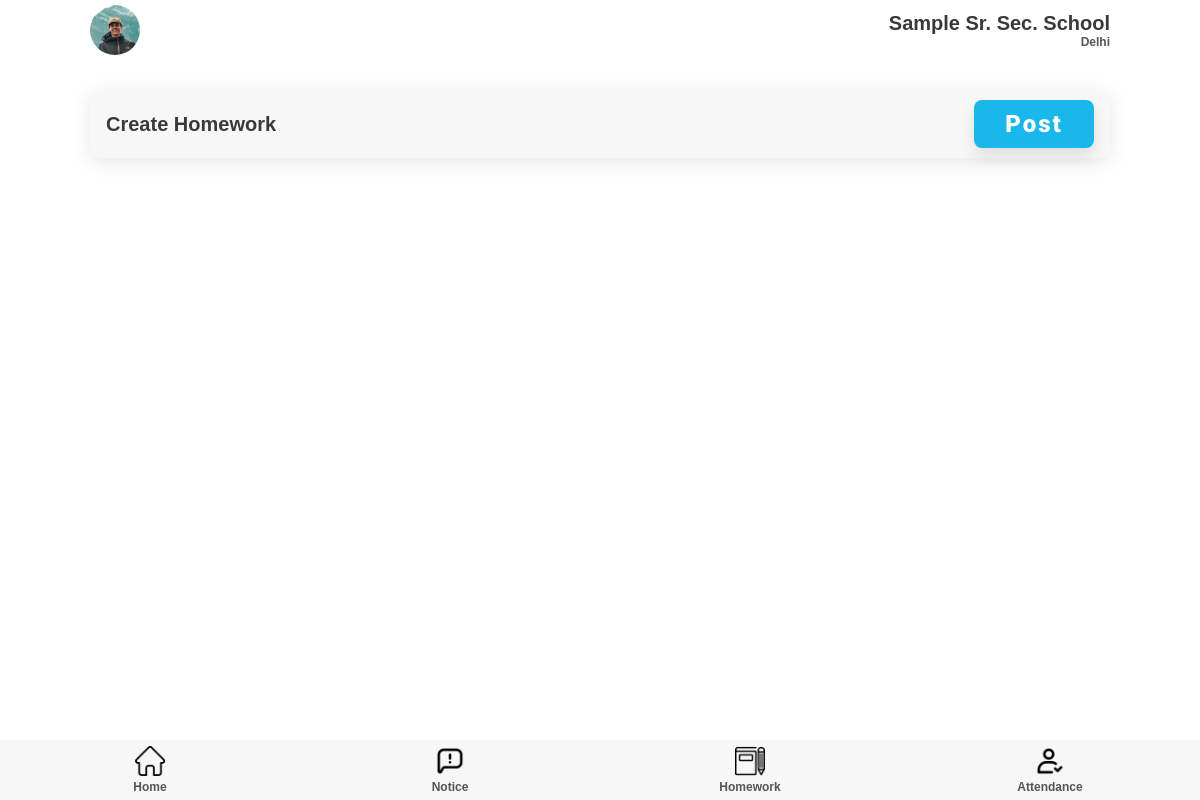
The page /homework/teacher/ (signed in) on the database as committed earlier.
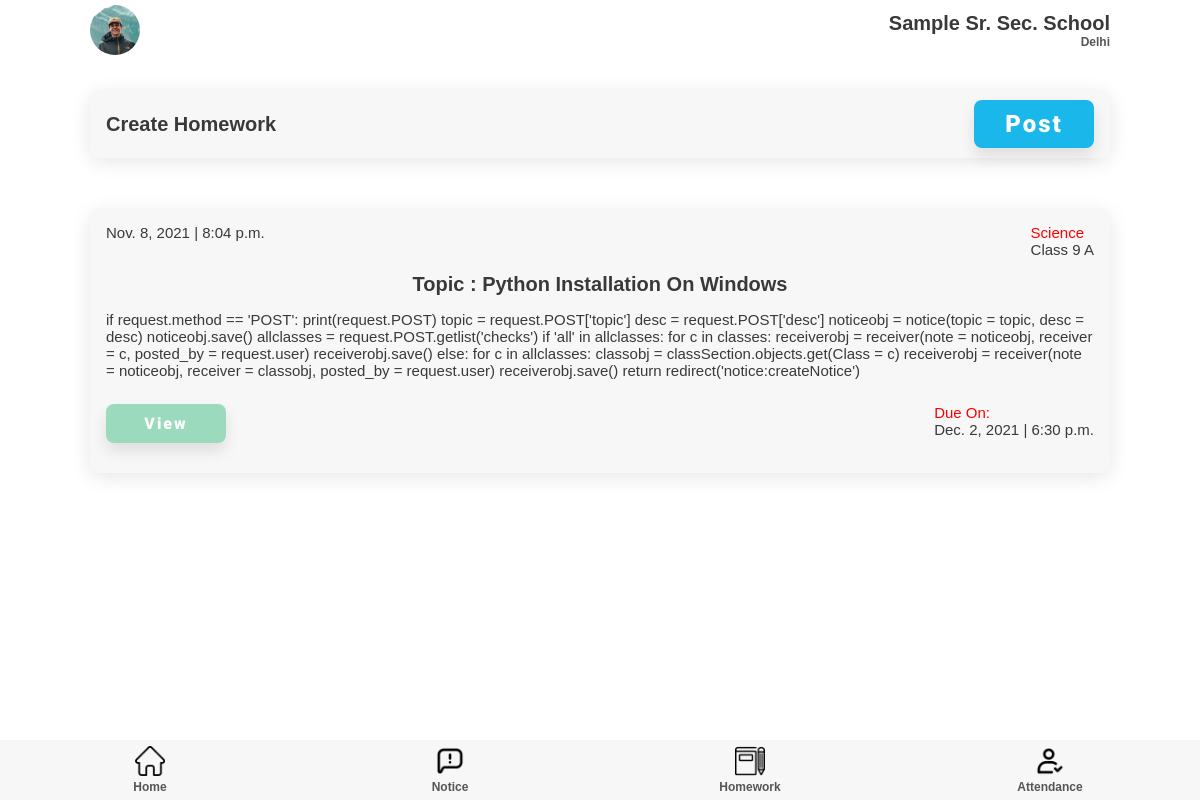
The same page on the database as committed later.
### homework/models.py (models this page shows)
class Student_Homework(models.Model):
    subject = models.ForeignKey(subject, on_delete=models.CASCADE)
    homework = models.ForeignKey(Homework, on_delete=models.CASCADE)
    Class = models.ForeignKey(classSection, on_delete=models.CASCADE)

class Homework(models.Model):
    topic = models.CharField(max_length=200)
    desc = models.CharField(max_length=2000)
    due_date = models.DateTimeField()
    date = models.DateTimeField(auto_now=True)

### teacher/models.py (models this page shows)
class subject(models.Model):
    subject = models.CharField(max_length=50)
    Class = models.ForeignKey(classSection, on_delete=models.PROTECT)
    teacher = models.ForeignKey(teacher, on_delete=models.PROTECT)

class classSection(models.Model):
    Class = models.IntegerField()
    section = models.CharField(max_length=50)
    teacher = models.OneToOneField(teacher, on_delete=models.PROTECT)

### homework/views.py (the view)
# urls.py: path('teacher/', views.homeworkTeacher, name='homeworkTeacher'),
def homeworkTeacher(request):
    subjects = subject.objects.filter(teacher = teacher.objects.get(user = request.user))
    classes = []
    for sub in subjects:
        classes.append(sub.Class)
    homeworks = []
    for Class in classes:
        student_homework = Student_Homework.objects.filter(Class = Class)
        for hw in student_homework:
            homeworks.append(hw)
    return render(request, 'homeworkTeacher.html', {'homeworks': homeworks})

### templates/teacher/homeworkteacher.html
{% extends 'attendance.html' %}
{% load static %}
{% block extra-head %}
    <link rel="stylesheet" href="{% static '/css/style.css' %}" />
    <link rel="stylesheet" href="{% static '/css/attendance.css' %}" />
    <link rel="stylesheet" href="{% static '/css/notice.css' %}" />
{% endblock extra-head %}
{% block content %}
    <section id="main">
    <section id="start-att">
        <div class="component-back">
          <div>
            <h2>Create Homework</h2>
          </div>
          <a href="{% url 'homework:createHomework' %}"
            ><button class="btn btn-lg">Post</button></a
          >
        </div>
      </section>
      <section id="home-menu">
        <div class="home-menu">
          {% for homework in homeworks %}
          <div class="menu-list notice-list">
            <div class="notice-list-info">
              <p>{{ homework.homework.date.date }} | {{ homework.homework.date.time }}</p>
              <p>
                <span>{{ homework.subject.subject }} </span><br />
                <span>Class {{ homework.Class.Class }} {% if homework.Class.section %}{{ homework.Class.section }}{% endif %}</span>
              </p>
            </div>
            <h2>Topic : {{ homework.homework.topic }}</h2>
            <p>
              {{ homework.homework.desc }}
            </p>
            <div class="duedate-submit-btn">
              <button class="btn btn-green">View</button>
              <p><span>Due On: </span><br /><span>{{ homework.homework.due_date.date }} | {{ homework.homework.due_date.time }}</span></p>
            </div>
          </div>
          {% endfor %}
        </div>
      </section>
    </section>
{% endblock content %}

Rows that differ between the two databases and show on the page:
added Student_Homework: homework "Nov. 8, 2021", homework.date.time "8:04 p.m.", subject.subject "Science", Class.Class "9", Class.section "A", homework.topic "Python Installation On Windows", homework.desc "if request.method == 'POST': print(request.POST) topic = request.POST['topic'] desc = request.POST['desc'] noticeobj = notice(topic = topic, desc = desc) noticeobj.save() allclasses = request.POST.getlist('checks') if 'all' in allclasses: for c in classes: receiverobj = receiver(note = noticeobj, receiver = c, posted_by = request.user) receiverobj.save() else: for c in allclasses: classobj = classSection.objects.get(Class = c) receiverobj = receiver(note = noticeobj, receiver = classobj, posted_by = request.user) receiverobj.save() return redirect('notice:createNotice')", homework.due_date "Dec. 2, 2021", homework.due_date.time "6:30 p.m."
